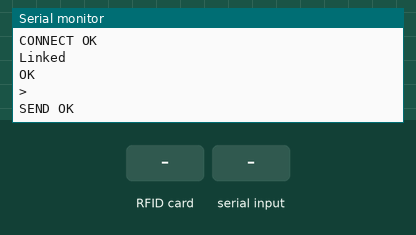
A sketch run on a simulated ESP32-S3. On the bench: the last lines printed to the serial monitor. The inputs (shaded band) are chosen by the test bench. The modem accepts every AT command (registered, SIM ready, sends succeed) and sends nothing else.

Above: at 3.1 s.
3.2 s: RFID card 5E 7A 19 C4 held to the reader
At 4.4 s:
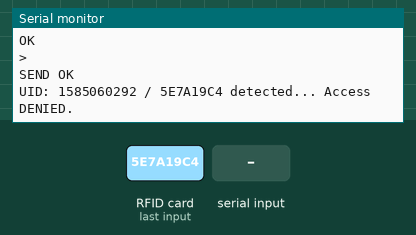
4.7 s: "}1,CLOSED\n" received over Serial
At 5.4 s:
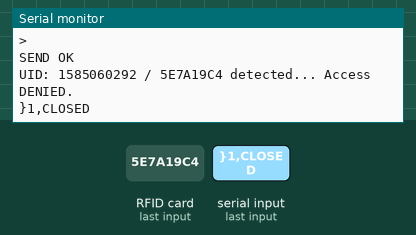
6.2 s: "1\n" received over the second serial link
At 7.4 s:
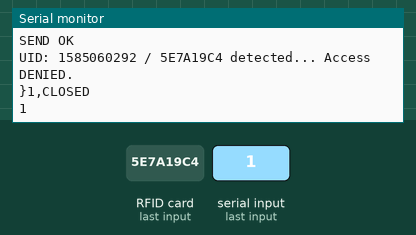
7.7 s: "0\n" received over the second serial link
At 8.2 s:
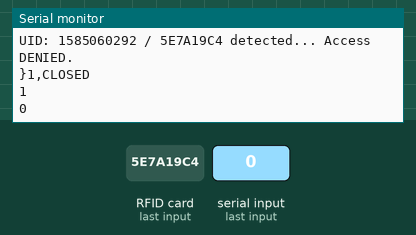
Timing chart, 0 to 10.2 s (numbered marks = the images above; inputs shaded):
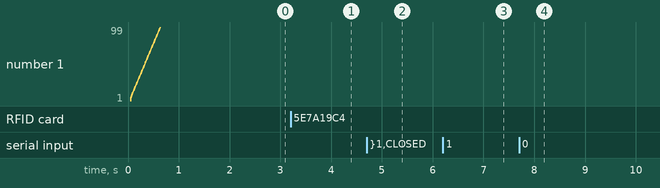

Measured:
- after the input at 3.2 s, the serial monitor: prints a new line at once (image 1)
- after the input at 4.7 s, the serial monitor: prints a new line at once (image 2)
- after the input at 6.2 s, the serial monitor: prints a new line at once (image 3)
- after the input at 7.7 s, the serial monitor: prints a new line at once (image 4)

The sketch:

Lock_0.4.ino
```cpp
///libraries for RFID
#include <SPI.h>
#include <MFRC522.h>
#include <SoftwareSerial.h>
//#include <ArduinoJson.h>

//Defined Pins
  //0 RX
  //1 TX
#define SUCCESS_PIN 2  //2
#define SRX_PIN 3  //3 PWM
#define STX_PIN 4  //4
  //5 PWM
  //6 PWM
  //7
#define LOCK_PIN 8  //8
#define RST_PIN 9 //9 PWM
#define SS_PIN 10  //10 PWM
#define MOSI_PIN 11  //11 PWM
#define MISO_PIN 12  //12
#define SCK_PIN 13 //13
  //A0
  //A1
  //A2
  //A3
  //A4
  //A5


//variables for RFID
const int MAX_UIDS = 100;
unsigned long luids[MAX_UIDS] = {0x80F98C75,0x01020304,0x2CF8F8A5,0x0,0x0,0x0,0x0,0x0,0x0,0x0};

SoftwareSerial ESP(SRX_PIN, STX_PIN);
const byte bufferSize = 64;
byte serialBuffer[bufferSize];
int serialIndex = 0;
byte espBuffer[bufferSize];
int espIndex = 0;
boolean newData = false;
String inputString = "";

//Instantiate MFRC module
MFRC522 mfrc522(SS_PIN, RST_PIN);

void setup() {
  Serial.begin(9600);
  Serial.println("starting...");

  ESP.begin(4800);

  //Initiate RFI
  SPI.begin();
  mfrc522.PCD_Init();
  //Print authorised cards to serial
  Serial.println("Recognised UIDs are...");
  for(int i = 0; i < MAX_UIDS; i++){
    Serial.print(i); Serial.print(": "); Serial.print(luids[i], HEX); Serial.print("\n");
  }
  Serial.println("Swipe card...\n");
  delay(500);
  getDataForHouse("H001");
  Serial.print("Free RAM: "); Serial.print(freeRam()); Serial.print("B\n");
}

void serialRX(){
  static boolean firstFill = true;
  static boolean writeToESP = false;
  static byte idx = 0;
  byte rb;
  while(Serial.available()>0){
    rb = Serial.read();
    serialBuffer[idx] = rb;
    idx++;
    if(idx == bufferSize-1){
        inputString += (char*)serialBuffer;
        idx = 0;
        memset(serialBuffer, 0, bufferSize);
    }
    if(rb == '\n'){
      inputString += (char*)serialBuffer;
      idx = 0;
      memset(serialBuffer, 0, bufferSize);
      newData = true;
    }
  }
}
void espRX(){
  char rc;
  String response = "";
  while(ESP.available()>0){
    rc = ESP.read();
    Serial.write(rc);
    response += rc;
  }
  int idx = response.indexOf("{\"house\":");
  if(idx > -1){
    response = response.substring(idx, response.length()-9);
    int idx2 = response.indexOf("}1,CLOSED");
    if(idx2 > -1){
      response = response.substring(0,idx2);
    }
    Serial.print("\r\n\r\n");
    Serial.print("response: \r\n");
    Serial.print(response);
  Serial.print("Free RAM: "); Serial.print(freeRam()); Serial.print("B\n");
  }
}

void handleNewData(){
  String fetch = "fetch:";
  String esp = "esp>>";
  String house_id = "house_id:";
  if(newData){
    if(inputString.indexOf(fetch) == 0){
      requestHouses();
    } else if(inputString.indexOf(house_id)==0){
      String cmd = inputString.substring(house_id.length(),inputString.length());
      Serial.println(cmd);
      getDataForHouse(cmd);
    } else if(inputString.indexOf(esp)==0){
      String cmd = inputString.substring(esp.length(),inputString.length());
      ESP.print(cmd);
    } else {
      Serial.println(inputString);
    }
  }
  newData = false;
  inputString = "";
}

boolean writeToBuffer(byte buff[], int *idx){

}

void loop() {
    serialRX();
    handleNewData();
    espRX();

  //Check if new card found, return if not
  if( ! mfrc522.PICC_IsNewCardPresent()){
    return;
  }
  if( ! mfrc522.PICC_ReadCardSerial()){
    return;
  }
  String content = "";
  byte letter;
  for(byte i = 0; i < mfrc522.uid.size; i++){
     content.concat(String(mfrc522.uid.uidByte[i] < 0x10 ? "0" : ""));
     content.concat(String(mfrc522.uid.uidByte[i], HEX));
  }
  Serial.println();
  char b[10];
  for(int i = 0; i < content.length(); i++){
    b[i] = content[i];
  }
  unsigned long uid = strtoul(b,0,16);
  bool uidRecognised = findUidInArray(uid);
  accessGranted(uidRecognised);
}

void accessGranted(bool granted){
  if(granted){
    Serial.print(" Access GRANTED. ");
    digitalWrite(LOCK_PIN, HIGH);
    Serial.print("Door UNLOCKED...");
    digitalWrite(SUCCESS_PIN,HIGH);
    delay(50);
    digitalWrite(SUCCESS_PIN,LOW);
    delay(50);
    digitalWrite(SUCCESS_PIN,HIGH);
    delay(50);
    digitalWrite(SUCCESS_PIN,LOW);
    delay(1000);
    Serial.print(".");
    delay(1000);
    Serial.print(".");
    delay(1000);
    Serial.print(".");
    delay(1000);
    Serial.print(".");
    delay(1000);
    digitalWrite(SUCCESS_PIN,HIGH);
    delay(100);
    digitalWrite(SUCCESS_PIN,LOW);
    digitalWrite(LOCK_PIN, LOW);
    Serial.print(" Door LOCKED.\n\n");
  Serial.print("Free RAM: "); Serial.print(freeRam()); Serial.print("B\n");

  } else {

    Serial.print(" Access DENIED.\n");
    digitalWrite(SUCCESS_PIN,HIGH);
    delay(100);
    digitalWrite(SUCCESS_PIN,LOW);
    delay(50);
    digitalWrite(SUCCESS_PIN,HIGH);
    delay(100);
    digitalWrite(SUCCESS_PIN,LOW);
    delay(50);
    digitalWrite(SUCCESS_PIN,HIGH);
    delay(200);
    digitalWrite(SUCCESS_PIN,LOW);
    Serial.println();
  }
}

bool findUidInArray(unsigned long uid){
  Serial.print("UID: "); Serial.print(uid);Serial.print(" / ");Serial.print(uid,HEX); Serial.print(" detected...");
  for(int i = 0; i < MAX_UIDS; i++){
    if(luids[i] == uid)
      return true;
  }
  return false;
}

void requestHouses(){
  ESP.write("AT+CIPMUX=1\r\n");
  delay(100);
  ESP.write("AT+CIPSTART=1,\"TCP\",\"lockserver.herokuapp.com\",80\r\n");
  delay(100);
  ESP.write("AT+CIPSEND=1,75\r\n");
  delay(10);
  ESP.write("GET /houses HTTP/1.1\r\nHost: lockserver.herokuapp.com\r\nConnection: close\r\n\r\n");;
}

void getDataForHouse(String house_id){
  String cipmux = "AT+CIPMUX=1\r\n";
  String cipstart = "AT+CIPSTART=1,\"TCP\",\"lockserver.herokuapp.com\",80\r\n";
  String content = "house_id="+house_id;
  String contentLength = "Content-Length: ";
          contentLength += content.length();
          contentLength += "\r\n\r\n";
  String headers = "POST /iot/v1 HTTP/1.1\r\n";
          headers += "Host: lockserver.herokuapp.com\r\n";
          headers += "Connection: close\r\n";
          headers += "Content-Type: application/x-www-form-urlencoded; charset=utf-8\r\n";
  String cipsend = "AT+CIPSEND=1,";
        cipsend+=(headers.length()+contentLength.length()+content.length());
        cipsend+="\r\n";

  ESP.print(cipmux);
  delay(200);
  ESP.print(cipstart);
  delay(200);
  ESP.print(cipsend);
  delay(200);
  ESP.print(headers);
  ESP.print(contentLength);
  ESP.print(content);
}


void removeChar(char *str, char ch){
  Serial.println(str);
  char *p, *i;
  p = str;
  i = str;
  while(*p){
    if(*p == ch){
      ++p;
    } else{
      *i = *p;
      ++i;
      ++p;
    }
  }
  *i = '\0';
}

int freeRam () {
  extern int __heap_start, *__brkval;
  int v;
  return (int) &v - (__brkval == 0 ? (int) &__heap_start : (int) __brkval);
}
```
